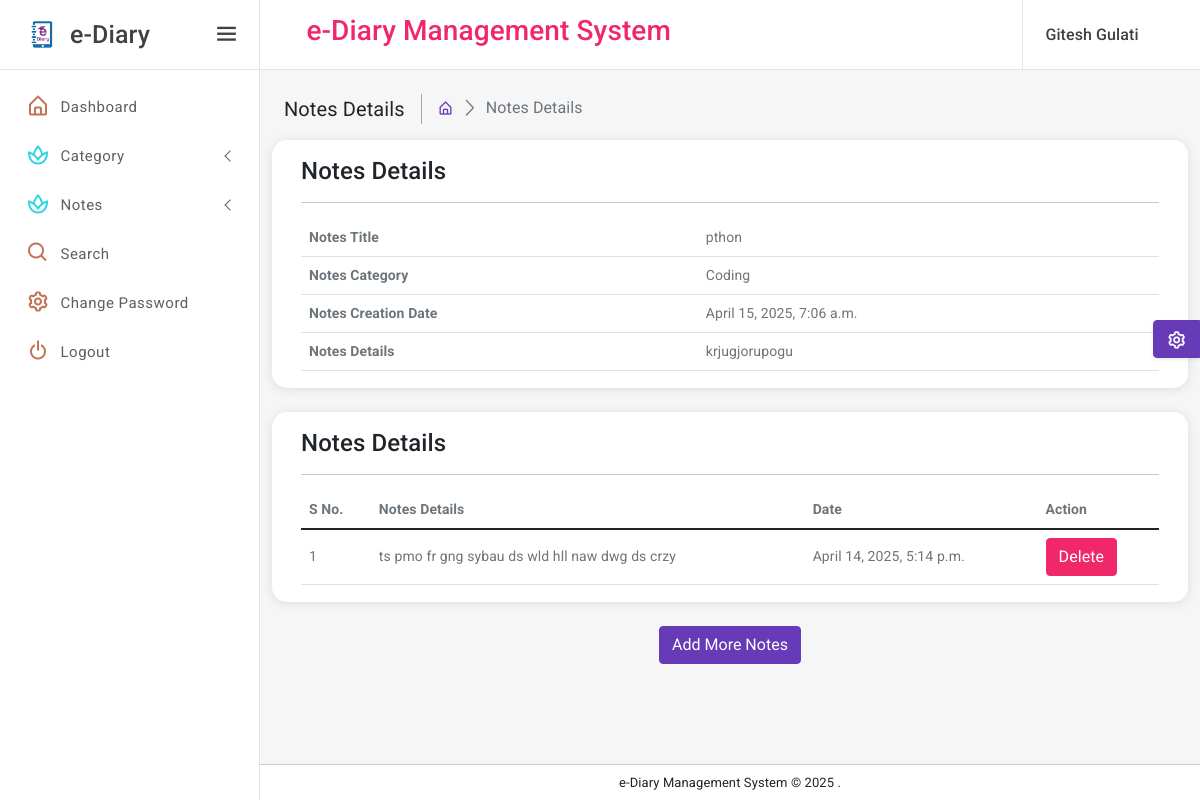
The app's page /viewNotes/12 (signed in) with its own data.
### eDiary/models.py (models this page shows, shortened)
class Notes(models.Model):
    signup = models.ForeignKey(Signup, on_delete=models.CASCADE, null=True)
    category = models.ForeignKey(Category, on_delete=models.CASCADE, null=True)
    noteTitle = models.CharField(max_length=150, null=True)
    noteDescription = models.CharField(max_length=250, null=True)
    CreationDate = models.DateTimeField(auto_now_add=True)

class Category(models.Model):
    signup = models.ForeignKey(Signup, on_delete=models.CASCADE, null=True)
    categoryName = models.CharField(max_length=150, null=True)
    CreationDate = models.DateTimeField(auto_now_add=True)

class Noteshistory(models.Model):
    note = models.ForeignKey(Notes, on_delete=models.CASCADE, null=True)
    signup = models.ForeignKey(Signup, on_delete=models.CASCADE, null=True)
    noteDetails = models.CharField(max_length=250, null=True)
    postingDate = models.DateTimeField(auto_now_add=True)

### eDiary/views.py (the view, shortened to what this page needs)
# urls.py: path('viewNotes/<int:pid>', viewNotes, name='viewNotes'),
def viewNotes(request,pid):
    if not request.user.is_authenticated:
        return redirect('user_login')
    notes = Notes.objects.get(id=pid)
    user = User.objects.get(id=request.user.id)
    signup = Signup.objects.get(user=user)
    noteshistory = Noteshistory.objects.filter(signup=signup)
    return render(request, 'viewNotes.html', locals())

### eDiary/templates/viewNotes.html (shortened to what this page needs)
{% extends 'userbase.html' %}
{% load static %}
{% block main %}
<div class="page-wrapper">
    <div class="page-content-wrapper">
        <div class="page-content">
            <div class="page-breadcrumb d-none d-sm-flex align-items-center mb-3">
                <div class="breadcrumb-title pe-3">Notes Details</div>
                <div class="ps-3">
                    <nav aria-label="breadcrumb">
                        <ol class="breadcrumb mb-0 p-0">
                            <li class="breadcrumb-item"><a href="{% url 'user_home' %}"><i
                                    class="bx bx-home-alt"></i></a>
                            </li>
                            <li class="breadcrumb-item active" aria-current="page">Notes Details</li>
                        </ol>
                    </nav>
                </div>
            </div>
            <div class="row">
                <div class="card radius-15 col-xl-12">
                    <div class="card-body">
                        <div class="card-title">
                            <h4 class="mb-0">Notes Details</h4>
                        </div>
                        <hr/>
                        <div class="table-responsive">
                            <table class="table mb-0">
                                <thead>
                                <tr>
                                    <th>Notes Title</th>
                                    <td>{{notes.noteTitle}}</td>
                                </tr>
                                <tr>
                                    <th>Notes Category</th>
                                    <td>{{notes.category.categoryName}}</td>
                                </tr>
                                <tr>
                                    <th>Notes Creation Date</th>
                                    <td>{{notes.CreationDate}}</td>
                                </tr>
                                <tr>
                                    <th>Notes Details</th>
                                    <td>{{notes.noteDescription}}</td>
                                </tr>
                                </thead>
                            </table>
                        </div>
                    </div>
                </div>
            </div>
            <div class="row">
                <div class="card radius-15 col-xl-12">
                    <div class="card-body">
                        <div class="card-title">
                            <h4 class="mb-0">Notes Details</h4>
                        </div>
                        <hr/>
                        <div class="table-responsive">
                            <table class="table mb-0">
                                <thead>
                                <tr>
                                    <th>S No.</th>
                                    <th>Notes Details</th>
                                    <th>Date</th>
                                    <th>Action</th>
                                </tr>
                                </thead>
                                <tbody>
                                {% for i in noteshistory %}
                                <tr>
                                    <td>{{forloop.counter}}</td>
                                    <td>{{i.noteDetails}}</td>
                                    <td>{{i.postingDate}}</td>
                                    <td><a href="{% url 'deleteNotesHistory' i.id %}" onclick="return confirm('Are you sure to Delete')" class="btn btn-danger">Delete</a></td>
                                </tr>
                                {% endfor %}
                                </tbody>
                            </table>
                        </div>
                    </div>
                </div>
            </div>
            <div align="center">
                <button class="btn btn-primary" type="button" data-bs-toggle="modal" data-bs-target="#exampleModal">Add
                    More Notes
                </button>
            </div>
        </div>
    </div>
</div>
{% endblock %}

### eDiary/templates/userbase.html (shortened to what this page needs)
{% load static %}
<!DOCTYPE html>
<html lang="en">
<head>
    <link href="{% static 'assets/plugins/vectormap/jquery-jvectormap-2.0.2.css' %}" rel="stylesheet"/>
    <link href="{% static 'assets/plugins/simplebar/css/simplebar.css' %}" rel="stylesheet"/>
    <link href="{% static 'assets/plugins/perfect-scrollbar/css/perfect-scrollbar.css' %}" rel="stylesheet"/>
    <link href="{% static 'assets/plugins/metismenu/css/metisMenu.min.css' %}" rel="stylesheet"/>
    <link href="{% static 'assets/css/pace.min.css' %}" rel="stylesheet"/>
    <link rel="stylesheet" href="{% static 'assets/css/bootstrap.min.css' %}"/>
    <link rel="stylesheet" href="{% static 'assets/css/icons.css' %}"/>
    <link rel="stylesheet" href="{% static 'assets/css/app.css' %}"/>
    <link rel="stylesheet" href="{% static 'assets/css/dark-sidebar.css' %}"/>
    <link rel="stylesheet" href="{% static 'assets/css/dark-theme.css' %}"/>
</head>
<body>
<div class="wrapper">
    <div class="sidebar-wrapper" data-simplebar="true">
        <div class="sidebar-header">
            <div class="">
                <img src="{% static 'assets/images/logo-icon.png' %}" class="logo-icon-2" alt=""/>
            </div>
            <div>
                <h4 class="logo-text">e-Diary</h4>
            </div>
            <a href="javascript:;" class="toggle-btn ms-auto"> <i class="bx bx-menu"></i>
            </a>
        </div>
        <ul class="metismenu" id="menu">
            <li>
                <a href="{% url 'user_home' %}">
                    <div class="parent-icon icon-color-8"><i class="bx bx-home-alt"></i>
                    </div>
                    <div class="menu-title">Dashboard</div>
                </a>
            </li>
            <li>
                <a class="has-arrow" href="javascript:;">
                    <div class="parent-icon icon-color-10"><i class="bx bx-spa"></i>
                    </div>
                    <div class="menu-title">Category</div>
                </a>
            </li>
            <li>
                <a class="has-arrow" href="javascript:;">
                    <div class="parent-icon icon-color-10"><i class="bx bx-spa"></i>
                    </div>
                    <div class="menu-title">Notes</div>
                </a>
            </li>
            <li>
                <a href="{% url 'searchNotes' %}">
                    <div class="parent-icon icon-color-8"><i class="bx bx-search"></i>
                    </div>
                    <div class="menu-title">Search</div>
                </a>
            </li>
            <li>
                <a href="{% url 'changePassword' %}">
                    <div class="parent-icon icon-color-8"><i class="bx bx-cog"></i>
                    </div>
                    <div class="menu-title">Change Password</div>
                </a>
            </li>
            <li>
                <a href="/logout">
                    <div class="parent-icon icon-color-8"><i class="bx bx-power-off"></i>
                    </div>
                    <div class="menu-title">Logout</div>
                </a>
            </li>
        </ul>
    </div>
    <header class="top-header">
        <nav class="navbar navbar-expand">
            <div class="flex-grow-1 search-bar">
                <div class="input-group">
                    <center><h3 class="text-danger">e-Diary Management System</h3></center>
                </div>
            </div>
            <div class="right-topbar ms-auto">
                <ul class="navbar-nav">
                    <li class="nav-item dropdown dropdown-user-profile">
                        <a class="nav-link dropdown-toggle dropdown-toggle-nocaret" href="javascript:;"
                           data-bs-toggle="dropdown">
                            <div class="d-flex user-box align-items-center">
                                <div class="user-info">
                                    <p class="user-name mb-0">{{request.user.first_name}} {{request.user.last_name}}</p>
                                </div>
                            </div>
                        </a>
                    </li>
                </ul>
            </div>
        </nav>
    </header>
    {% block main %}
    {% endblock %}
    <div class="footer">
        <p class="mb-0">e-Diary Management System &copy;
            .
        </p>
    </div>
</div>
<div class="switcher-body">
    <button class="btn btn-primary btn-switcher shadow-sm" type="button" data-bs-toggle="offcanvas"
            data-bs-target="#offcanvasScrolling" aria-controls="offcanvasScrolling"><i class="bx bx-cog bx-spin"></i>
    </button>
</div>
</body>
</html>

### records on screen
Notes: noteTitle "pthon", category.categoryName "Coding", CreationDate "April 15, 2025, 7:06 a.m.", noteDescription "krjugjorupogu"
Noteshistory: noteDetails "ts pmo fr gng sybau ds wld hll naw dwg ds crzy", postingDate "April 14, 2025, 5:14 p.m."

### other values on screen
{{ request.user.first_name }} "Gitesh"
{{ request.user.last_name }} "Gulati"
